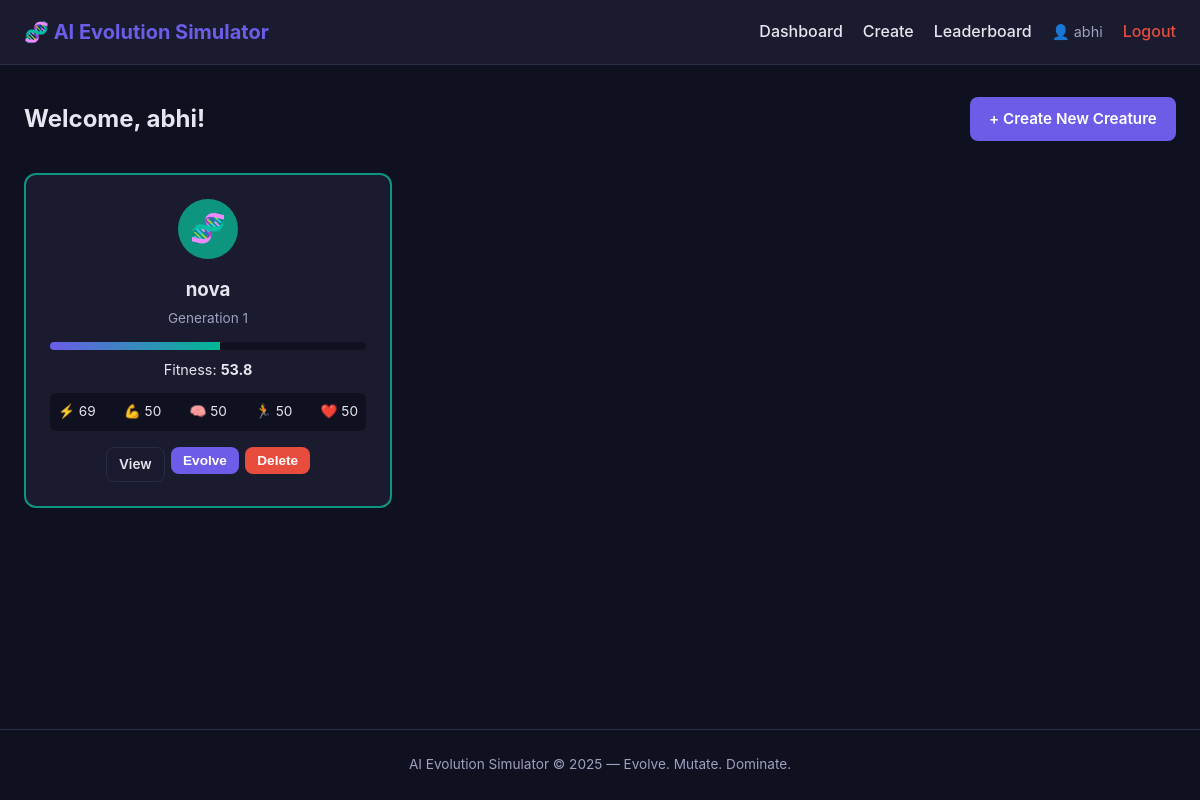
The app's page /dashboard (signed in) with its own data.
### models/user.py (models this page shows, shortened)
class User(db.Model):
    __tablename__ = 'users'
    id = db.Column(db.Integer, primary_key=True)
    username = db.Column(db.String(80), unique=True, nullable=False, index=True)
    email = db.Column(db.String(120), unique=True, nullable=False, index=True)
    password_hash = db.Column(db.String(255), nullable=False)
    created_at = db.Column(db.DateTime, default=datetime.utcnow)
    creatures = db.relationship(
        'Creature', backref='owner', lazy=True, cascade='all, delete-orphan'
    )

### models/creature.py (models this page shows, shortened)
class Creature(db.Model):
    __tablename__ = 'creatures'
    id = db.Column(db.Integer, primary_key=True)
    name = db.Column(db.String(100), nullable=False)
    user_id = db.Column(db.Integer, db.ForeignKey('users.id'), nullable=False)
    generation = db.Column(db.Integer, default=1)
    fitness = db.Column(db.Float, default=0.0)
    speed = db.Column(db.Integer, default=50)
    strength = db.Column(db.Integer, default=50)
    intelligence = db.Column(db.Integer, default=50)
    agility = db.Column(db.Integer, default=50)
    stamina = db.Column(db.Integer, default=50)
    color = db.Column(db.String(20), default='#4A90E2')
    parent_id = db.Column(db.Integer, db.ForeignKey('creatures.id'), nullable=True)
    history = db.Column(db.Text, default='[]')
    created_at = db.Column(db.DateTime, default=datetime.utcnow)
    updated_at = db.Column(db.DateTime, default=datetime.utcnow, onupdate=datetime.utcnow)
    children = db.relationship(
        'Creature',
        backref=db.backref('parent', remote_side=[id]),
        lazy=True
    )

### routes/game.py (the view)
@game_bp.route('/dashboard')
@login_required
def dashboard():
    user = current_user()
    creatures = Creature.query.filter_by(user_id=user.id) \
                              .order_by(Creature.created_at.desc()).all()
    return render_template('dashboard.html', user=user, creatures=creatures)

### app.py (called while the page is built)
def create_app():
    app = Flask(__name__)
    app.config.from_object(Config)
    db_path = app.config['SQLALCHEMY_DATABASE_URI'].replace('sqlite:///', '')
    os.makedirs(os.path.dirname(db_path), exist_ok=True)
    db.init_app(app)
    @app.context_processor
    def inject_session():
        from flask import session
        return dict(session=session)
    app.register_blueprint(auth_bp)
    app.register_blueprint(game_bp)
    app.register_blueprint(leaderboard_bp)
    with app.app_context():
        db.create_all()
    return app

### routes/game.py (called while the page is built)
def current_user():
    uid = session.get('user_id')
    return User.query.get(uid) if uid else None

def login_required(f):
    @wraps(f)
    def wrapper(*args, **kwargs):
        if 'user_id' not in session:
            flash('Please log in first.', 'error')
            return redirect(url_for('auth.login'))
        return f(*args, **kwargs)
    return wrapper

### templates/dashboard.html (shortened to what this page needs)
{% extends "base.html" %}
{% block content %}
<div class="dashboard-header">
    <h2>Welcome, {{ user.username }}!</h2>
    <a href="{{ url_for('game.create_creature') }}" class="btn btn-primary">+ Create New Creature</a>
</div>
{% if creatures %}
    <div class="creature-grid">
        {% for c in creatures %}
            <div class="creature-card" style="border-color: {{ c.color }};">
                <div class="creature-avatar" style="background: {{ c.color }};">🧬</div>
                <h3>{{ c.name }}</h3>
                <p class="creature-gen">Generation {{ c.generation }}</p>
                <div class="fitness-bar">
                    <div class="fitness-fill" style="width: {{ c.fitness }}%;"></div>
                </div>
                <p class="creature-fitness">Fitness: <strong>{{ c.fitness }}</strong></p>
                <div class="trait-list">
                    <span>⚡ {{ c.speed }}</span>
                    <span>💪 {{ c.strength }}</span>
                    <span>🧠 {{ c.intelligence }}</span>
                    <span>🏃 {{ c.agility }}</span>
                    <span>❤️ {{ c.stamina }}</span>
                </div>
                <div class="creature-actions">
                    <a href="{{ url_for('game.view_creature', creature_id=c.id) }}" class="btn btn-secondary btn-sm">View</a>
                    <form method="POST" action="{{ url_for('game.evolve', creature_id=c.id) }}" style="display:inline;">
                        <button type="submit" class="btn btn-primary btn-sm">Evolve</button>
                    </form>
                    <form method="POST" action="{{ url_for('game.delete_creature', creature_id=c.id) }}"
                          style="display:inline;" onsubmit="return confirm('Delete this creature?');">
                        <button type="submit" class="btn btn-danger btn-sm">Delete</button>
                    </form>
                </div>
            </div>
        {% endfor %}
    </div>
{% else %}
    <div class="empty-state">
        <h3>No creatures yet</h3>
        <p>Create your first AI creature and start evolving!</p>
        <a href="{{ url_for('game.create_creature') }}" class="btn btn-primary">Create Creature</a>
    </div>
{% endif %}
{% endblock %}

### templates/base.html (shortened to what this page needs)
<!DOCTYPE html>
<html lang="en">
<head>
    <link rel="stylesheet" href="{{ url_for('static', filename='css/style.css') }}">
</head>
<body>
    <nav class="navbar">
        <div class="nav-container">
            <a href="{{ url_for('game.index') }}" class="nav-brand">🧬 AI Evolution Simulator</a>
            <div class="nav-links">
                {% if session.get('user_id') %}
                    <a href="{{ url_for('game.dashboard') }}">Dashboard</a>
                    <a href="{{ url_for('game.create_creature') }}">Create</a>
                    <a href="{{ url_for('leaderboard.leaderboard') }}">Leaderboard</a>
                    <span class="nav-user">👤 {{ session.get('username') }}</span>
                    <a href="{{ url_for('auth.logout') }}" class="btn-logout">Logout</a>
                {% else %}
                    <a href="{{ url_for('leaderboard.leaderboard') }}">Leaderboard</a>
                    <a href="{{ url_for('auth.login') }}">Login</a>
                    <a href="{{ url_for('auth.register') }}" class="btn-primary-link">Register</a>
                {% endif %}
            </div>
        </div>
    </nav>
    <main class="container">
        {% block content %}{% endblock %}
    </main>
    <footer class="footer">
        <p>AI Evolution Simulator &copy; 2025 — Evolve. Mutate. Dominate.</p>
    </footer>
</body>
</html>

### static/css/style.css (style rules this page uses)
* { margin: 0; padding: 0; box-sizing: border-box; }
:root { --primary: #6c5ce7; --primary-dark: #5b4bd6; --secondary: #00b894; --danger: #e74c3c; --bg: #0f1020; --bg-card: #1a1b2e; --text: #e6e6f0; --text-muted: #a0a0c0; --border: #2a2b45; }
body { font-family: -apple-system, BlinkMacSystemFont, 'Segoe UI', Roboto, sans-serif; background: var(--bg); color: var(--text); line-height: 1.6; min-height: 100vh; display: flex; flex-direction: column; }
.navbar { background: var(--bg-card); border-bottom: 1px solid var(--border); padding: 1rem 0; position: sticky; top: 0; z-index: 100; }
.nav-container { max-width: 1200px; margin: 0 auto; padding: 0 1.5rem; display: flex; justify-content: space-between; align-items: center; flex-wrap: wrap; gap: 1rem; }
.nav-brand { font-size: 1.25rem; font-weight: 700; color: var(--primary); text-decoration: none; }
.nav-links { display: flex; align-items: center; gap: 1.25rem; flex-wrap: wrap; }
.nav-links a { color: var(--text); text-decoration: none; font-weight: 500; transition: color 0.2s; }
.nav-user { color: var(--text-muted); font-size: 0.9rem; }
.btn-logout { color: var(--danger) !important; }
.container { max-width: 1200px; margin: 0 auto; padding: 2rem 1.5rem; flex: 1; width: 100%; }
.btn { display: inline-block; padding: 0.6rem 1.2rem; border-radius: 8px; border: none; font-size: 0.95rem; font-weight: 600; cursor: pointer; text-decoration: none; transition: all 0.2s; text-align: center; }
.btn-primary { background: var(--primary); color: white; }
.btn-secondary { background: transparent; color: var(--text); border: 1px solid var(--border); }
.btn-danger { background: var(--danger); color: white; }
.btn-sm { padding: 0.35rem 0.75rem; font-size: 0.85rem; }
.dashboard-header { display: flex; justify-content: space-between; align-items: center; margin-bottom: 2rem; flex-wrap: wrap; gap: 1rem; }
.creature-grid { display: grid; grid-template-columns: repeat(auto-fill, minmax(280px, 1fr)); gap: 1.5rem; }
.creature-card { background: var(--bg-card); border-radius: 12px; padding: 1.5rem; border: 2px solid var(--border); transition: transform 0.2s; }
.creature-avatar { width: 60px; height: 60px; border-radius: 50%; display: flex; align-items: center; justify-content: center; font-size: 1.8rem; margin: 0 auto 1rem; }
.creature-card h3 { text-align: center; margin-bottom: 0.25rem; }
.creature-gen { text-align: center; color: var(--text-muted); font-size: 0.85rem; margin-bottom: 0.75rem; }
.fitness-bar { height: 8px; background: var(--bg); border-radius: 4px; overflow: hidden; margin-bottom: 0.5rem; }
.fitness-fill { height: 100%; background: linear-gradient(90deg, var(--primary), var(--secondary)); transition: width 0.3s; }
.creature-fitness { text-align: center; font-size: 0.9rem; margin-bottom: 0.75rem; }
.trait-list { display: flex; justify-content: space-between; flex-wrap: wrap; gap: 0.4rem; font-size: 0.85rem; margin-bottom: 1rem; padding: 0.5rem; background: var(--bg); border-radius: 6px; }
.creature-actions { display: flex; gap: 0.4rem; justify-content: center; flex-wrap: wrap; }
.footer { text-align: center; padding: 1.5rem; color: var(--text-muted); border-top: 1px solid var(--border); font-size: 0.85rem; }

### records on screen
User: get "abhi", username "abhi"
Creature: name "nova", generation "1", fitness "53.8", speed "69", strength "50", intelligence "50", agility "50", stamina "50"
